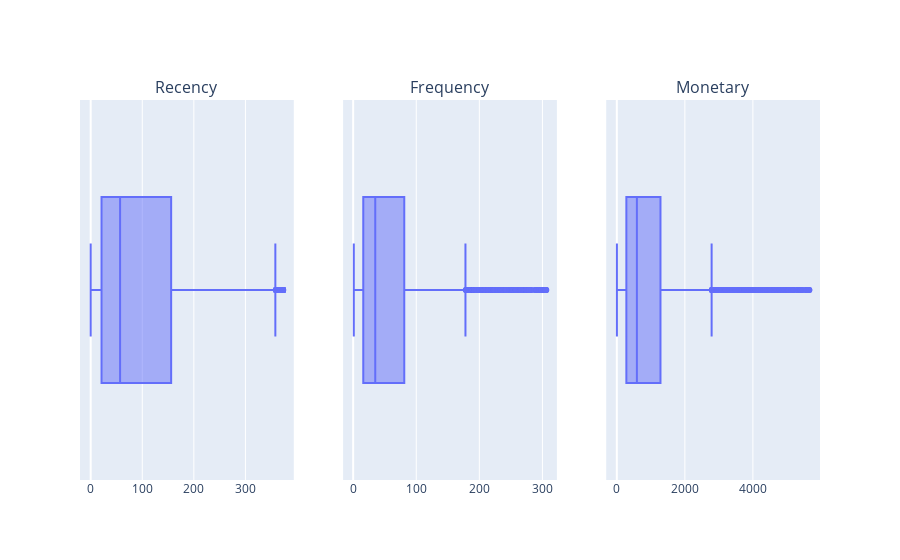

The notebook cell this image was saved under:
### Markdown cell above
Что интересного здесь можно увидеть? Есть клиенты с аномально большим количеством сделанных заказов, а также клиенты, общая стоимость заказов которых превышает 190 тысяч фунтов стерлингов.

Выбросы могут отрицательно сказаться на результатах работы методов кластеризации, неустойчивых к ним, например алгоритма KMeans, поэтому хотелось бы от них избавиться. Однако терять много ценных данных о клиентах тоже не хочется, поэтому ограничимся верхней границей соответствующей квантили уровня 0.95.

### Code cell
# Найдем значения квантилей
frequency_95 = rfm_table['Frequency'].quantile(0.95)
monetary_95 = rfm_table['MonetaryValue'].quantile(0.95)

# Оставим данные, значения которых ниже этих квантилей
rfm_table = rfm_table[(rfm_table['Frequency'] <= frequency_95) &
                      (rfm_table['MonetaryValue'] <= monetary_95)]

# Построим коробчатые диаграммы для обновленных признаков
boxes = [px.box(rfm_table, x=column) for column in rfm_table.columns[1:]]
fig = make_subplots(
    rows=1, cols=3, 
    subplot_titles=(
        "Recency","Frequency", "Monetary"
    )
)

# Добавляем каждый boxplot в соответствующий subplot
for i, box in enumerate(boxes):
    fig.add_trace(boxes[i]['data'][0], row=1, col=i+1)

fig.show()

### Figure 1 — Plotly figure (JSON) as saved in the notebook; plotly's stock layout.template omitted (floating-point values rounded to 4 significant figures; data arrays with more than 128 entries replaced by an {"elided": "..."} marker saying what was removed)
{"data": [{"alignmentgroup": "True", "hovertemplate": "Recency=%{x}<extra></extra>", "legendgroup": "", "marker": {"color": "#636efa"}, "name": "", "notched": false, "offsetgroup": "", "orientation": "h", "showlegend": false, "type": "box", "x": {"elided": "3997 int values"}, "x0": " ", "xaxis": "x", "y0": " ", "yaxis": "y"}, {"alignmentgroup": "True", "hovertemplate": "Frequency=%{x}<extra></extra>", "legendgroup": "", "marker": {"color": "#636efa"}, "name": "", "notched": false, "offsetgroup": "", "orientation": "h", "showlegend": false, "type": "box", "x": {"elided": "3997 int values"}, "x0": " ", "xaxis": "x2", "y0": " ", "yaxis": "y2"}, {"alignmentgroup": "True", "hovertemplate": "MonetaryValue=%{x}<extra></extra>", "legendgroup": "", "marker": {"color": "#636efa"}, "name": "", "notched": false, "offsetgroup": "", "orientation": "h", "showlegend": false, "type": "box", "x": {"elided": "3997 float values"}, "x0": " ", "xaxis": "x3", "y0": " ", "yaxis": "y3"}], "layout": {"annotations": [{"font": {"size": 16}, "showarrow": false, "text": "Recency", "x": 0.1444, "xanchor": "center", "xref": "paper", "y": 1, "yanchor": "bottom", "yref": "paper"}, {"font": {"size": 16}, "showarrow": false, "text": "Frequency", "x": 0.5, "xanchor": "center", "xref": "paper", "y": 1, "yanchor": "bottom", "yref": "paper"}, {"font": {"size": 16}, "showarrow": false, "text": "Monetary", "x": 0.8556, "xanchor": "center", "xref": "paper", "y": 1, "yanchor": "bottom", "yref": "paper"}], "xaxis": {"anchor": "y", "domain": [0, 0.2889]}, "xaxis2": {"anchor": "y2", "domain": [0.3556, 0.6444]}, "xaxis3": {"anchor": "y3", "domain": [0.7111, 1]}, "yaxis": {"anchor": "x", "domain": [0, 1]}, "yaxis2": {"anchor": "x2", "domain": [0, 1]}, "yaxis3": {"anchor": "x3", "domain": [0, 1]}}}
